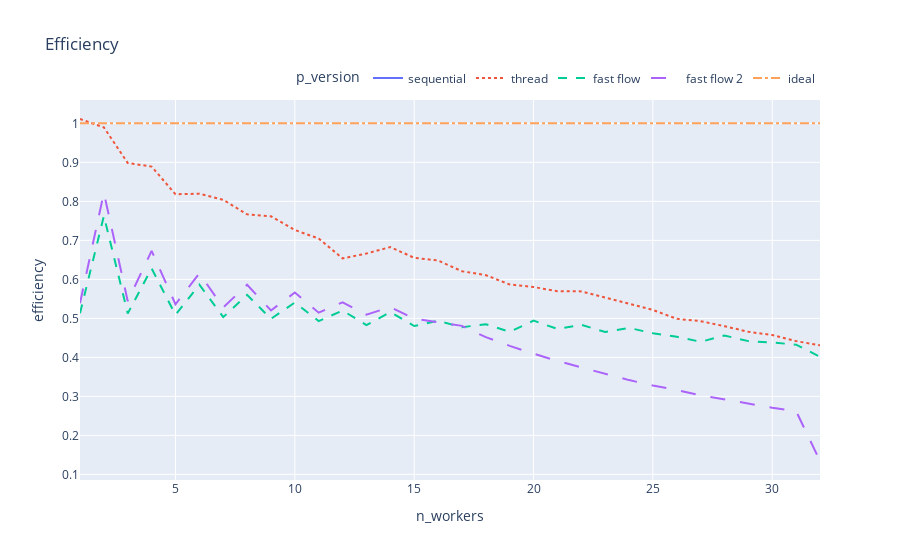

This figure's notebook cell:
### Code cell
# compute and show efficiency
mean_time_df['efficiency'] = mean_time_df['speed_up']/mean_time_df['n_workers']
fig = px.line(mean_time_df, x="n_workers", y="efficiency",color='p_version', title="Efficiency", line_dash='p_version')
fig.update_layout(legend=dict(
    orientation="h",
    yanchor="bottom",
    y=1.02,
    xanchor="right",
    x=1
))
fig.show()

### Figure 1 — Plotly figure (JSON) as saved in the notebook; plotly's stock layout.template omitted (floating-point values rounded to 4 significant figures)
{"data": [{"hovertemplate": "p_version=sequential<br>n_workers=%{x}<br>efficiency=%{y}<extra></extra>", "legendgroup": "sequential", "line": {"color": "#636efa", "dash": "solid"}, "marker": {"symbol": "circle"}, "mode": "lines", "name": "sequential", "orientation": "v", "showlegend": true, "type": "scatter", "x": [1], "xaxis": "x", "y": [1], "yaxis": "y"}, {"hovertemplate": "p_version=thread<br>n_workers=%{x}<br>efficiency=%{y}<extra></extra>", "legendgroup": "thread", "line": {"color": "#EF553B", "dash": "dot"}, "marker": {"symbol": "circle"}, "mode": "lines", "name": "thread", "orientation": "v", "showlegend": true, "type": "scatter", "x": [1, 2, 3, 4, 5, 6, 7, 8, 9, 10, 11, 12, 13, 14, 15, 16, 17, 18, 19, 20, 21, 22, 23, 24, 25, 26, 27, 28, 29, 30, 31, 32], "xaxis": "x", "y": [1.011, 0.9897, 0.8984, 0.8891, 0.8182, 0.8197, 0.8039, 0.7667, 0.7616, 0.7266, 0.7046, 0.6538, 0.6662, 0.6829, 0.6552, 0.6484, 0.6208, 0.6107, 0.5869, 0.5804, 0.5697, 0.5692, 0.5535, 0.5371, 0.5216, 0.4988, 0.4928, 0.48, 0.4655, 0.4573, 0.4416, 0.4311], "yaxis": "y"}, {"hovertemplate": "p_version=fast flow<br>n_workers=%{x}<br>efficiency=%{y}<extra></extra>", "legendgroup": "fast flow", "line": {"color": "#00cc96", "dash": "dash"}, "marker": {"symbol": "circle"}, "mode": "lines", "name": "fast flow", "orientation": "v", "showlegend": true, "type": "scatter", "x": [1, 2, 3, 4, 5, 6, 7, 8, 9, 10, 11, 12, 13, 14, 15, 16, 17, 18, 19, 20, 21, 22, 23, 24, 25, 26, 27, 28, 29, 30, 31, 32], "xaxis": "x", "y": [0.5129, 0.7627, 0.5126, 0.6279, 0.5088, 0.5862, 0.5032, 0.5601, 0.4989, 0.5407, 0.4929, 0.5201, 0.4827, 0.5161, 0.4804, 0.4938, 0.4772, 0.4851, 0.4654, 0.4941, 0.4728, 0.4835, 0.4651, 0.4755, 0.4618, 0.4529, 0.4399, 0.4559, 0.4417, 0.4381, 0.4326, 0.4015], "yaxis": "y"}, {"hovertemplate": "p_version=fast flow 2<br>n_workers=%{x}<br>efficiency=%{y}<extra></extra>", "legendgroup": "fast flow 2", "line": {"color": "#ab63fa", "dash": "longdash"}, "marker": {"symbol": "circle"}, "mode": "lines", "name": "fast flow 2", "orientation": "v", "showlegend": true, "type": "scatter", "x": [1, 2, 3, 4, 5, 6, 7, 8, 9, 10, 11, 12, 13, 14, 15, 16, 17, 18, 19, 20, 21, 22, 23, 24, 25, 26, 27, 28, 29, 30, 31, 32], "xaxis": "x", "y": [0.5388, 0.822, 0.5441, 0.6731, 0.5361, 0.6154, 0.528, 0.5862, 0.5203, 0.5662, 0.5145, 0.5412, 0.5096, 0.529, 0.499, 0.4901, 0.4808, 0.4517, 0.4296, 0.4094, 0.3908, 0.3743, 0.3574, 0.3417, 0.3278, 0.3164, 0.3027, 0.2916, 0.2817, 0.2709, 0.2619, 0.1343], "yaxis": "y"}, {"hovertemplate": "p_version=ideal<br>n_workers=%{x}<br>efficiency=%{y}<extra></extra>", "legendgroup": "ideal", "line": {"color": "#FFA15A", "dash": "dashdot"}, "marker": {"symbol": "circle"}, "mode": "lines", "name": "ideal", "orientation": "v", "showlegend": true, "type": "scatter", "x": [1, 2, 3, 4, 5, 6, 7, 8, 9, 10, 11, 12, 13, 14, 15, 16, 17, 18, 19, 20, 21, 22, 23, 24, 25, 26, 27, 28, 29, 30, 31, 32], "xaxis": "x", "y": [1, 1, 1, 1, 1, 1, 1, 1, 1, 1, 1, 1, 1, 1, 1, 1, 1, 1, 1, 1, 1, 1, 1, 1, 1, 1, 1, 1, 1, 1, 1, 1], "yaxis": "y"}], "layout": {"legend": {"orientation": "h", "title": {"text": "p_version"}, "tracegroupgap": 0, "x": 1, "xanchor": "right", "y": 1.02, "yanchor": "bottom"}, "title": {"text": "Efficiency"}, "xaxis": {"anchor": "y", "domain": [0, 1], "title": {"text": "n_workers"}}, "yaxis": {"anchor": "x", "domain": [0, 1], "title": {"text": "efficiency"}}}}
